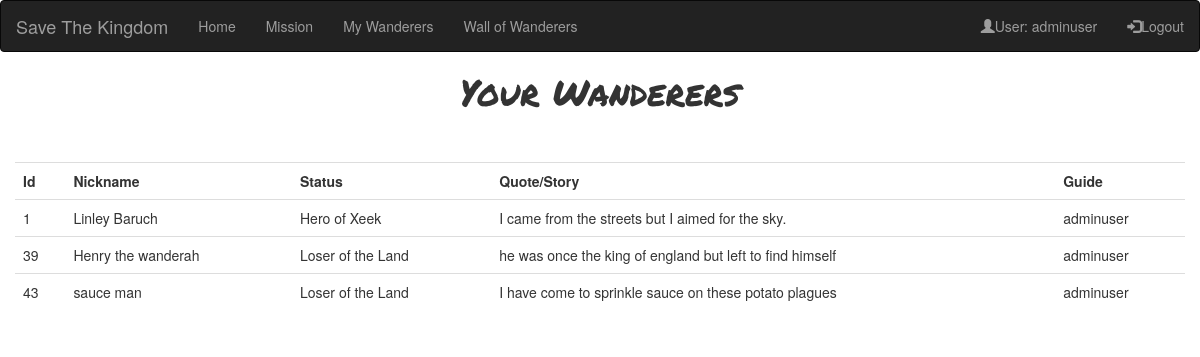
Screenshot of /saveTheKingdom/myWanderers/ (signed in) with the database file from the repository.
### saveTheKingdom/models.py (models this page shows, shortened)
class Wanderer(models.Model):
    name = models.CharField(max_length=20,help_text="What's your nickname/title?")
    comment = models.TextField(max_length=200, help_text="A quote that resonates with your character")
    wanderer_status = (('h','Hero of Xeek'),('l','Loser of the Land'))
    status = models.CharField(max_length=1, choices=wanderer_status, default='l')
    guide = models.ForeignKey(User, on_delete=models.SET_NULL, null=True,blank=True)
    class Meta:
        ordering = ["name","status","comment"]

### saveTheKingdom/views.py (the view)
class WandererByGuideListView(LoginRequiredMixin,ListView):
    model = Wanderer
    template_name = 'wanderers_list.html'
    paginate_by = 30
    context_object_name = 'wanderers_list'
    def get_queryset(self):
        return Wanderer.objects.filter(guide=self.request.user).order_by('id')

### saveTheKingdom/templates/wanderers_list.html
{% extends "base_generic.html" %}
{% block content %}
    <h1 class="titles text-center">Your Wanderers </h1> <br><br>
    <div class="container-fluid">
        {% if wanderers_list %}
            <table class="table table-hover">
                <tr>
                    <th>Id</th>
                    <th>Nickname</th>
                    <th>Status</th>
                    <th>Quote/Story</th>
                    <th>Guide</th>
                </tr>
                {% for wand in wanderers_list %}
                <tr>
                    <td>{{ wand.id}}</td>
                    <td>{{ wand.name}}</td>
                    <td>{{ wand.get_status_display}}</td>
                    <td>{{ wand.comment}}</td>
                    <td>{{ wand.guide}}</td>
                </tr>
                {%endfor%}
            </table>
        {% else %}
            <br><br>
            <h3 class="titles text-center">You have no wanderers.</h3>
        {% endif %}
    </div>
{% endblock %}

### saveTheKingdom/templates/base_generic.html (shortened to what this page needs)
<!DOCTYPE html>
<html lang="en">
<head>
  <link rel="stylesheet" href="https://maxcdn.bootstrapcdn.com/bootstrap/3.3.7/css/bootstrap.min.css">
  {% load static %}
  <link rel="stylesheet" href="{% static 'styles.css' %}">
</head>
  <body id={{bodyid}}>
    {% block navbar %}
      <nav class="navbar navbar-inverse" style="margin-bottom: 0">
        <div class="container-fluid">
          <div class="navbar-header">
              <a class="navbar-brand" href="{% url 'story' %}">  Save The Kingdom  </a>
          </div>
          <ul class="nav navbar-nav">
            <li><a href="{% url 'story' %}">Home</a></li>
            <li><a href="{% url 'mission' %}">Mission</a></li>
            <li><a href="{% url 'my-wanderers' %}">My Wanderers</a></li>
            <li><a href="{% url 'wall'%}">Wall of Wanderers</a></li>
          </ul>
          <ul class="nav navbar-nav navbar-right">
            {% if user.is_authenticated %}
              <li><a href="#"><span class="glyphicon glyphicon-user"></span>User: {{ user.get_username }}</a></li>
              <li><a href="{% url 'logout'%}?next={{request.path}}"><span class="glyphicon glyphicon-log-in"></span>Logout</a></li>
            {% else %}
            <li><a href="{% url 'signup' %}"><span class="glyphicon glyphicon-user"></span>Sign up</a></li>
              <li><a href="{% url 'login'%}?next={{request.path}}"><span class="glyphicon glyphicon-log-in"></span>Login</a></li>
            {% endif %}
          </ul>
        </div>
      </nav>
    {% endblock %}
    {% block content %}
    {% endblock %}
  </body>
</html>

### saveTheKingdom/static/styles.css (style rules this page uses)
.titles { font-family: 'Permanent Marker', cursive; }

### rows the page displays
Wanderer: id "1", name "Linley Baruch", status "Hero of Xeek", comment "I came from the streets but I aimed for the sky.", guide "adminuser"
Wanderer: id "39", name "Henry the wanderah", status "Loser of the Land", comment "he was once the king of england but left to find himself", guide "adminuser"
Wanderer: id "43", name "sauce man", status "Loser of the Land", comment "I have come to sprinkle sauce on these potato plagues", guide "adminuser"

### other values shown
{{ user.get_username }} "adminuser"
